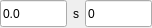
<?xml version="1.0" encoding="UTF-8"?>
<ui version="4.0">
 <class>ICPeripheryParameterEditor</class>
 <widget class="QWidget" name="ICPeripheryParameterEditor">
  <property name="geometry">
   <rect>
    <x>0</x>
    <y>0</y>
    <width>152</width>
    <height>28</height>
   </rect>
  </property>
  <property name="windowTitle">
   <string>Form</string>
  </property>
  <layout class="QHBoxLayout" name="horizontalLayout">
   <property name="margin">
    <number>0</number>
   </property>
   <item>
    <widget class="ICLineEditWithVirtualNumericKeypad" name="delayEdit">
     <property name="sizePolicy">
      <sizepolicy hsizetype="Preferred" vsizetype="Fixed">
       <horstretch>0</horstretch>
       <verstretch>0</verstretch>
      </sizepolicy>
     </property>
     <property name="minimumSize">
      <size>
       <width>0</width>
       <height>27</height>
      </size>
     </property>
     <property name="maximumSize">
      <size>
       <width>16777215</width>
       <height>27</height>
      </size>
     </property>
     <property name="text">
      <string>0.0</string>
     </property>
    </widget>
   </item>
   <item>
    <widget class="QLabel" name="label">
     <property name="text">
      <string>s</string>
     </property>
    </widget>
   </item>
   <item>
    <widget class="ICLineEditWithVirtualNumericKeypad" name="timesEdit">
     <property name="sizePolicy">
      <sizepolicy hsizetype="Preferred" vsizetype="Fixed">
       <horstretch>0</horstretch>
       <verstretch>0</verstretch>
      </sizepolicy>
     </property>
     <property name="minimumSize">
      <size>
       <width>0</width>
       <height>27</height>
      </size>
     </property>
     <property name="maximumSize">
      <size>
       <width>16777215</width>
       <height>27</height>
      </size>
     </property>
     <property name="text">
      <string>0</string>
     </property>
    </widget>
   </item>
  </layout>
 </widget>
 <customwidgets>
  <customwidget>
   <class>ICLineEditWithVirtualNumericKeypad</class>
   <extends>QLineEdit</extends>
   <header>iclineeditwithvirtualnumerickeypad.h</header>
  </customwidget>
 </customwidgets>
 <resources/>
 <connections/>
</ui>
